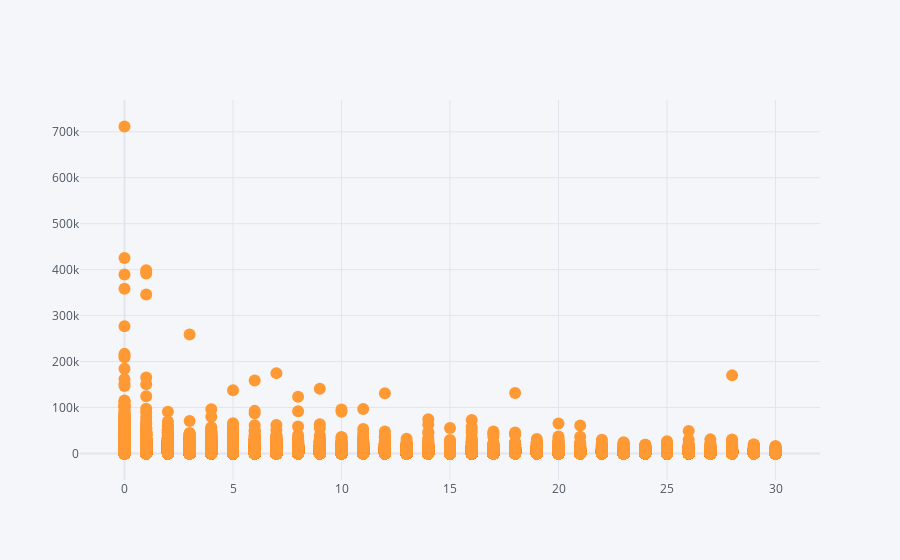

The code cell stored with this chart in its notebook:
### Code cell
import plotly.io as pio
import plotly.graph_objs as go
pio.renderers.default = 'jupyterlab'
rfm.iplot(kind='scatter', x= 'recency' , y = 'monetary_value', mode = 'markers')

### Figure 1 — Plotly figure (JSON) as saved in the notebook; plotly's stock layout.template omitted (floating-point values rounded to 4 significant figures; data arrays with more than 128 entries replaced by an {"elided": "..."} marker saying what was removed)
{"data": [{"line": {"color": "rgba(255, 153, 51, 1.0)", "dash": "solid", "shape": "linear", "width": 1.3}, "marker": {"size": 12, "symbol": "circle"}, "mode": "markers", "name": "monetary_value", "text": "", "type": "scatter", "x": {"elided": "123593 int values"}, "y": {"elided": "123593 float values"}}], "layout": {"legend": {"bgcolor": "#F5F6F9", "font": {"color": "#4D5663"}}, "paper_bgcolor": "#F5F6F9", "plot_bgcolor": "#F5F6F9", "title": {"font": {"color": "#4D5663"}}, "xaxis": {"gridcolor": "#E1E5ED", "showgrid": true, "tickfont": {"color": "#4D5663"}, "title": {"font": {"color": "#4D5663"}, "text": ""}, "zerolinecolor": "#E1E5ED"}, "yaxis": {"gridcolor": "#E1E5ED", "showgrid": true, "tickfont": {"color": "#4D5663"}, "title": {"font": {"color": "#4D5663"}, "text": ""}, "zerolinecolor": "#E1E5ED"}}}
